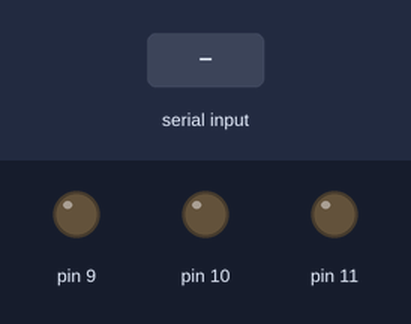
The sketch below on a simulated Arduino Uno, built with avr-gcc and run on an emulated ATmega328P. Parts: output pins drawn as LEDs (lit = HIGH). The inputs (shaded band) are chosen by the test bench. What the sketch prints to the serial monitor is not drawn.

Above: at 1.2 s.
1.3 s: "R" received over Serial
At 1.9 s:
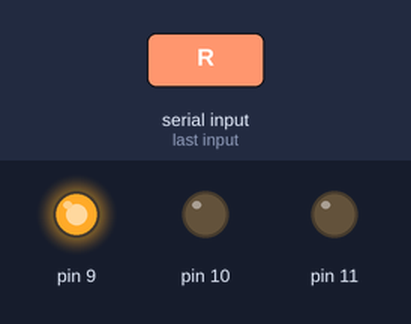
2.8 s: "G" received over Serial
At 4.0 s:
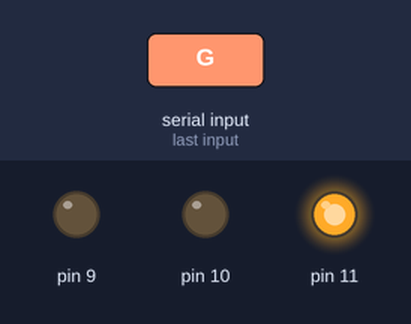
4.3 s: "B" received over Serial
At 5.4 s:
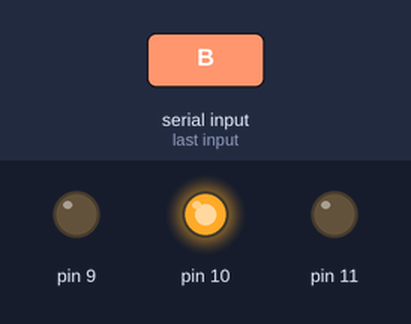
Timing chart, 0 to 7.3 s (numbered marks = the images above; inputs shaded):
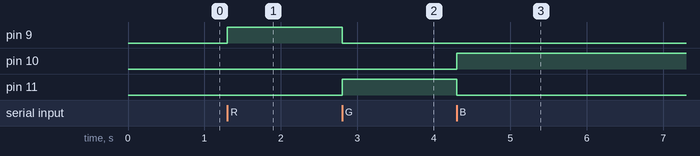

The sketch:

sketch.ino
```cpp
byte val;

void setup() {
    Serial.begin(9600);

    pinMode( 9,OUTPUT) ;     // 赤LED接続のピン(9番)をデジタル出力に設定
    pinMode(10,OUTPUT) ;     // 青LED接続のピン(10番)をデジタル出力に設定
    pinMode(11,OUTPUT) ;     // 緑LED接続のピン(11番)をデジタル出力に設定
    digitalWrite( 9,LOW) ;
    digitalWrite(10,LOW) ;
    digitalWrite(11,LOW) ;
}

void loop() {
    if(Serial.available() > 0){

        val = Serial.read();
        Serial.write(val);
        if(val == 'R'){
            digitalWrite( 9,HIGH) ;  // 赤LEDを点灯
            digitalWrite(10,LOW) ;
            digitalWrite(11,LOW) ;
        }

        if(val == 'G'){
            digitalWrite(11,HIGH) ;  // 緑LEDを点灯
            digitalWrite( 9,LOW) ;
            digitalWrite(10,LOW) ;
        }

        if(val == 'B'){
            digitalWrite(10,HIGH) ;  // 青LEDを点灯
            digitalWrite( 9,LOW) ;
            digitalWrite(11,LOW) ;
        }

        if(val == 'C'){
            digitalWrite( 9,LOW) ;
            digitalWrite(10,LOW) ;
            digitalWrite(11,LOW) ;
        }
        delay(300) ;
    }
}
```

Measured:
- after the input at 1.3 s, pin 9: LOW → HIGH at once
- after the input at 2.8 s, pin 9: HIGH → LOW at once; pin 11: LOW → HIGH at once
- after the input at 4.3 s, pin 10: LOW → HIGH at once; pin 11: HIGH → LOW at once
